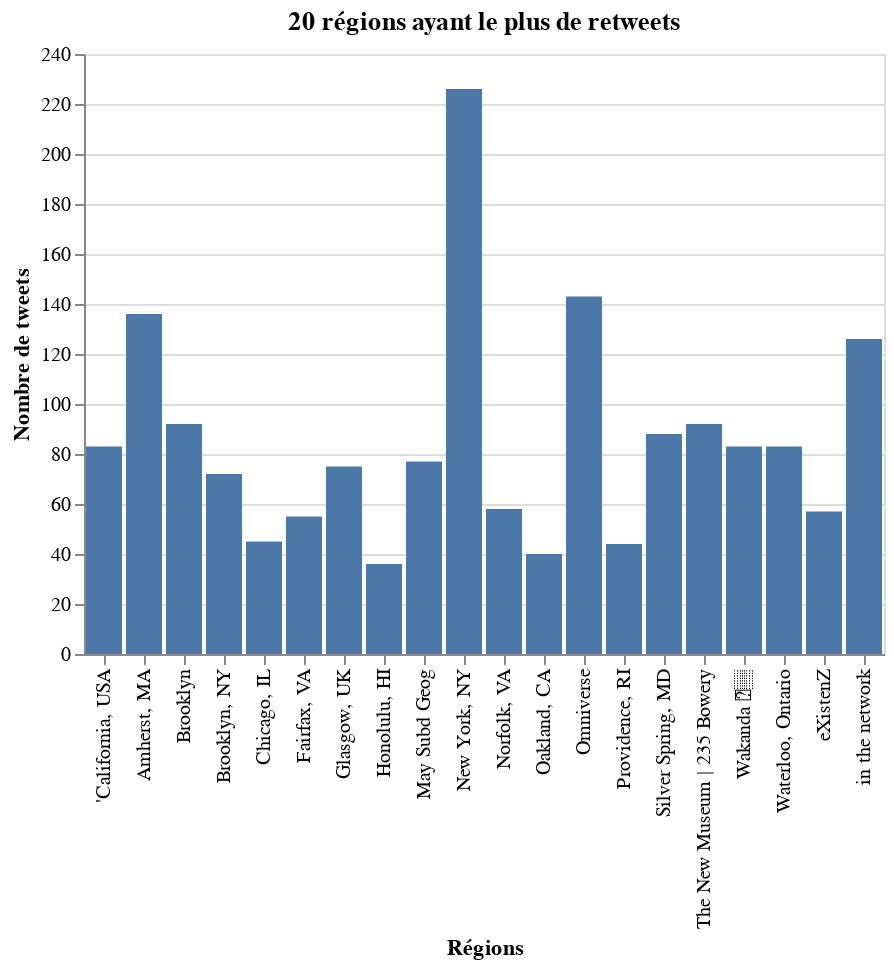

Specify this chart in Vega-Lite:
### Vega-Lite specification from a JSON file in a GitHub repository (floating-point values rounded to 4 significant figures)
{"$schema": "https://vega.github.io/schema/vega-lite/v3.json", "data": {"values": [{"location": "Honolulu, HI", "nbTweets": 36, "retweets": 32}, {"location": "Oakland, CA", "nbTweets": 40, "retweets": 43}, {"location": "Providence, RI", "nbTweets": 44, "retweets": 12}, {"location": "Chicago, IL", "nbTweets": 45, "retweets": 65}, {"location": "Fairfax, VA", "nbTweets": 55, "retweets": 45}, {"location": "eXistenZ", "nbTweets": 57, "retweets": 78}, {"location": "Norfolk, VA", "nbTweets": 58, "retweets": 44}, {"location": "Brooklyn, NY", "nbTweets": 72, "retweets": 12}, {"location": "Glasgow, UK", "nbTweets": 75, "retweets": 67}, {"location": "May Subd Geog", "nbTweets": 77, "retweets": 12}, {"location": "Waterloo, Ontario", "nbTweets": 83, "retweets": 96}, {"location": "Wakanda 🙌🏽", "nbTweets": 83, "retweets": 34}, {"location": "'California, USA", "nbTweets": 83, "retweets": 33}, {"location": "Silver Spring, MD", "nbTweets": 88, "retweets": 20}, {"location": "The New Museum | 235 Bowery", "nbTweets": 92, "retweets": 63}, {"location": "Brooklyn", "nbTweets": 92, "retweets": 87}, {"location": "in the network", "nbTweets": 126, "retweets": 12}, {"location": "Amherst, MA", "nbTweets": 136, "retweets": 78}, {"location": "Omniverse", "nbTweets": 143, "retweets": 45}, {"location": "New York, NY", "nbTweets": 226, "retweets": 23}]}, "title": "20 régions ayant le plus de retweets", "mark": "bar", "encoding": {"x": {"field": "location", "type": "ordinal", "axis": {"title": "Régions"}}, "y": {"type": "quantitative", "field": "nbTweets", "axis": {"title": "Nombre de tweets"}}}}
